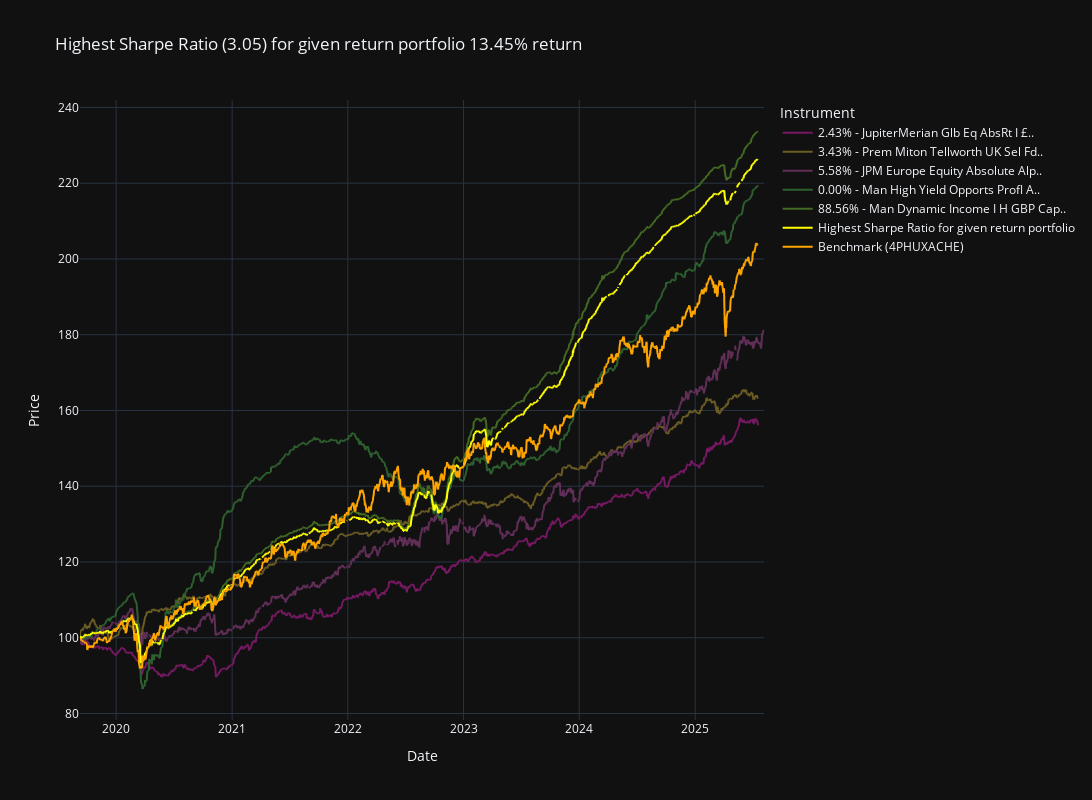

This figure's notebook cell:
### Code cell
full_portfolio.plot_backtest_portfolio(full_max_sharpe_portf)

### Figure 1 — Plotly figure (JSON) as saved in the notebook; plotly's stock layout.template omitted (floating-point values rounded to 4 significant figures; data arrays with more than 128 entries replaced by an {"elided": "..."} marker saying what was removed)
{"data": [{"hovertemplate": "Instrument=2.43% - JupiterMerian Glb Eq AbsRt I £..<br>Date=%{x}<br>Price=%{y}<extra></extra>", "legendgroup": "2.43% - JupiterMerian Glb Eq AbsRt I £..", "line": {"color": "#761962", "dash": "solid"}, "marker": {"symbol": "circle"}, "mode": "lines", "name": "2.43% - JupiterMerian Glb Eq AbsRt I £..", "showlegend": true, "type": "scattergl", "x": {"elided": "1538 str values"}, "xaxis": "x", "y": {"elided": "1538 float values"}, "yaxis": "y"}, {"hovertemplate": "Instrument=3.43% - Prem Miton Tellworth UK Sel Fd..<br>Date=%{x}<br>Price=%{y}<extra></extra>", "legendgroup": "3.43% - Prem Miton Tellworth UK Sel Fd..", "line": {"color": "#6b5c24", "dash": "solid"}, "marker": {"symbol": "circle"}, "mode": "lines", "name": "3.43% - Prem Miton Tellworth UK Sel Fd..", "showlegend": true, "type": "scattergl", "x": {"elided": "1538 str values"}, "xaxis": "x", "y": {"elided": "1538 float values"}, "yaxis": "y"}, {"hovertemplate": "Instrument=5.58% - JPM Europe Equity Absolute Alp..<br>Date=%{x}<br>Price=%{y}<extra></extra>", "legendgroup": "5.58% - JPM Europe Equity Absolute Alp..", "line": {"color": "#602e57", "dash": "solid"}, "marker": {"symbol": "circle"}, "mode": "lines", "name": "5.58% - JPM Europe Equity Absolute Alp..", "showlegend": true, "type": "scattergl", "x": {"elided": "1538 str values"}, "xaxis": "x", "y": {"elided": "1538 float values"}, "yaxis": "y"}, {"hovertemplate": "Instrument=0.00% - Man High Yield Opports Profl A..<br>Date=%{x}<br>Price=%{y}<extra></extra>", "legendgroup": "0.00% - Man High Yield Opports Profl A..", "line": {"color": "#2e602f", "dash": "solid"}, "marker": {"symbol": "circle"}, "mode": "lines", "name": "0.00% - Man High Yield Opports Profl A..", "showlegend": true, "type": "scattergl", "x": {"elided": "1538 str values"}, "xaxis": "x", "y": {"elided": "1538 float values"}, "yaxis": "y"}, {"hovertemplate": "Instrument=88.56% - Man Dynamic Income I H GBP Cap..<br>Date=%{x}<br>Price=%{y}<extra></extra>", "legendgroup": "88.56% - Man Dynamic Income I H GBP Cap..", "line": {"color": "#446b24", "dash": "solid"}, "marker": {"symbol": "circle"}, "mode": "lines", "name": "88.56% - Man Dynamic Income I H GBP Cap..", "showlegend": true, "type": "scattergl", "x": {"elided": "1538 str values"}, "xaxis": "x", "y": {"elided": "1538 float values"}, "yaxis": "y"}, {"hovertemplate": "Instrument=Highest Sharpe Ratio for given return portfolio<br>Date=%{x}<br>Price=%{y}<extra></extra>", "legendgroup": "Highest Sharpe Ratio for given return portfolio", "line": {"color": "yellow", "dash": "solid"}, "marker": {"symbol": "circle"}, "mode": "lines", "name": "Highest Sharpe Ratio for given return portfolio", "showlegend": true, "type": "scattergl", "x": {"elided": "1538 str values"}, "xaxis": "x", "y": {"elided": "1538 float values"}, "yaxis": "y"}, {"hovertemplate": "Instrument=Benchmark (4PHUXACHE)<br>Date=%{x}<br>Price=%{y}<extra></extra>", "legendgroup": "Benchmark (4PHUXACHE)", "line": {"color": "orange", "dash": "solid"}, "marker": {"symbol": "circle"}, "mode": "lines", "name": "Benchmark (4PHUXACHE)", "showlegend": true, "type": "scattergl", "x": {"elided": "1538 str values"}, "xaxis": "x", "y": {"elided": "1538 float values"}, "yaxis": "y"}], "layout": {"autosize": false, "height": 800, "legend": {"title": {"text": "Instrument"}, "tracegroupgap": 0}, "title": {"text": "Highest Sharpe Ratio (3.05) for given return portfolio 13.45% return"}, "width": 1200, "xaxis": {"anchor": "y", "domain": [0, 1], "title": {"text": "Date"}}, "yaxis": {"anchor": "x", "domain": [0, 1], "title": {"text": "Price"}}}}
